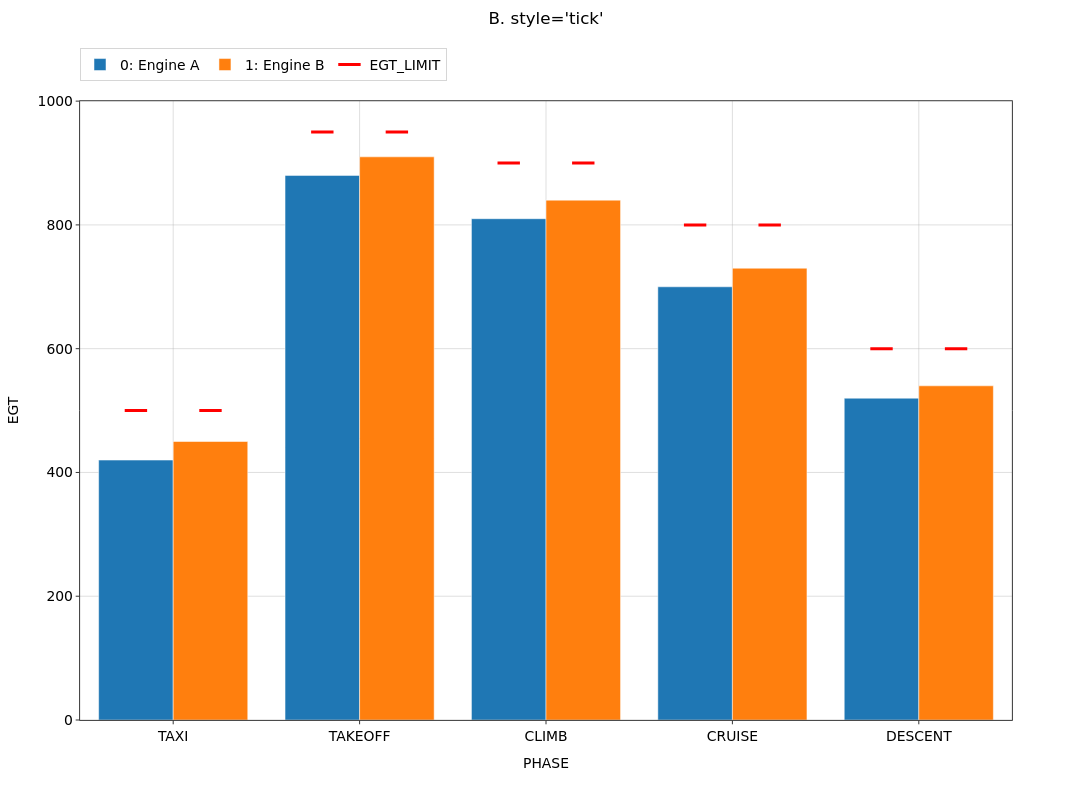

Notebook code for this chart:
### Markdown cell above
## B. `style='tick'` — a dash at the value

`nb.var_format(col, style='tick')` swaps the symbol for a horizontal dash that sits
over its own bar (bullet-chart "target" look). All the other `var_format` keys still
apply — here the column is also pinned red, which gives it a single shared legend
entry (the usual behavior for explicitly styled overlay columns).

### Code cell
uc_tick = build()
uc_tick.var_format('EGT_LIMIT', style='tick', color='red')
fig = uc_tick.bar(x='PHASE', y='EGT', markers='EGT_LIMIT',
                  suptitle="B. style='tick'")

tr = caps_of(fig, 'EGT_LIMIT')
check(all(t.marker.symbol == 'line-ew' for t in tr), 'tick renders as a horizontal dash')
check(all(t.error_y.array is None for t in tr), 'tick has no stem')
fig.show()

### Figure 1 — Plotly figure (JSON) as saved in the notebook; plotly's stock layout.template omitted (floating-point values rounded to 4 significant figures)
{"data": [{"alignmentgroup": "bars", "customdata": [1, 1, 1, 1, 1], "hovertemplate": "<b>Engine A</b><br>PHASE: %{x}<br>mean EGT: %{y:.4g} (n=%{customdata})<extra></extra>", "legendgroup": "group_0", "legendrank": 1000, "marker": {"color": "#1f77b4"}, "name": "0: Engine A", "offsetgroup": "set_0", "opacity": 1, "showlegend": true, "type": "bar", "x": ["TAXI", "TAKEOFF", "CLIMB", "CRUISE", "DESCENT"], "xaxis": "x", "y": [420.0, 880.0, 810.0, 700.0, 520.0], "yaxis": "y"}, {"alignmentgroup": "bars", "customdata": [1, 1, 1, 1, 1], "hovertemplate": "<b>Engine A</b><br>PHASE: %{x}<br>mean EGT_LIMIT: %{y:.4g} (n=%{customdata})<extra></extra>", "legendgroup": "marker_EGT_LIMIT", "legendrank": 2000, "marker": {"color": "red", "line": {"color": "red", "width": 3}, "opacity": 1, "size": 16, "symbol": "line-ew"}, "mode": "markers", "name": "EGT_LIMIT", "offsetgroup": "set_0", "showlegend": true, "type": "scatter", "x": ["TAXI", "TAKEOFF", "CLIMB", "CRUISE", "DESCENT"], "xaxis": "x", "y": [500.0, 950.0, 900.0, 800.0, 600.0], "yaxis": "y"}, {"alignmentgroup": "bars", "customdata": [1, 1, 1, 1, 1], "hovertemplate": "<b>Engine B</b><br>PHASE: %{x}<br>mean EGT: %{y:.4g} (n=%{customdata})<extra></extra>", "legendgroup": "group_1", "legendrank": 1001, "marker": {"color": "#ff7f0e"}, "name": "1: Engine B", "offsetgroup": "set_1", "opacity": 1, "showlegend": true, "type": "bar", "x": ["TAXI", "TAKEOFF", "CLIMB", "CRUISE", "DESCENT"], "xaxis": "x", "y": [450.0, 910.0, 840.0, 730.0, 540.0], "yaxis": "y"}, {"alignmentgroup": "bars", "customdata": [1, 1, 1, 1, 1], "hovertemplate": "<b>Engine B</b><br>PHASE: %{x}<br>mean EGT_LIMIT: %{y:.4g} (n=%{customdata})<extra></extra>", "legendgroup": "marker_EGT_LIMIT", "legendrank": 2000, "marker": {"color": "red", "line": {"color": "red", "width": 3}, "opacity": 1, "size": 16, "symbol": "line-ew"}, "mode": "markers", "name": "EGT_LIMIT", "offsetgroup": "set_1", "showlegend": false, "type": "scatter", "x": ["TAXI", "TAKEOFF", "CLIMB", "CRUISE", "DESCENT"], "xaxis": "x", "y": [500.0, 950.0, 900.0, 800.0, 600.0], "yaxis": "y"}], "layout": {"barmode": "group", "height": 800, "hoverlabel": {"font": {"size": 13.9}}, "legend": {"font": {"size": 13.9}, "orientation": "h", "x": 0, "xanchor": "left", "y": 0.9397, "yanchor": "top", "yref": "container"}, "margin": {"t": 86.22}, "meta": {"uc_legend_rows": 1}, "scattermode": "group", "showlegend": true, "title": {"font": {"size": 16.7}, "text": "B. style='tick'", "x": 0.5, "xanchor": "center", "y": 0.985, "yanchor": "top", "yref": "container"}, "width": 1200, "xaxis": {"anchor": "y", "domain": [0, 1], "tickfont": {"size": 13.9}, "title": {"font": {"size": 13.9}, "text": "PHASE"}, "type": "category"}, "yaxis": {"anchor": "x", "domain": [0, 1], "tickfont": {"size": 13.9}, "title": {"font": {"size": 13.9}, "text": "EGT"}}}}
